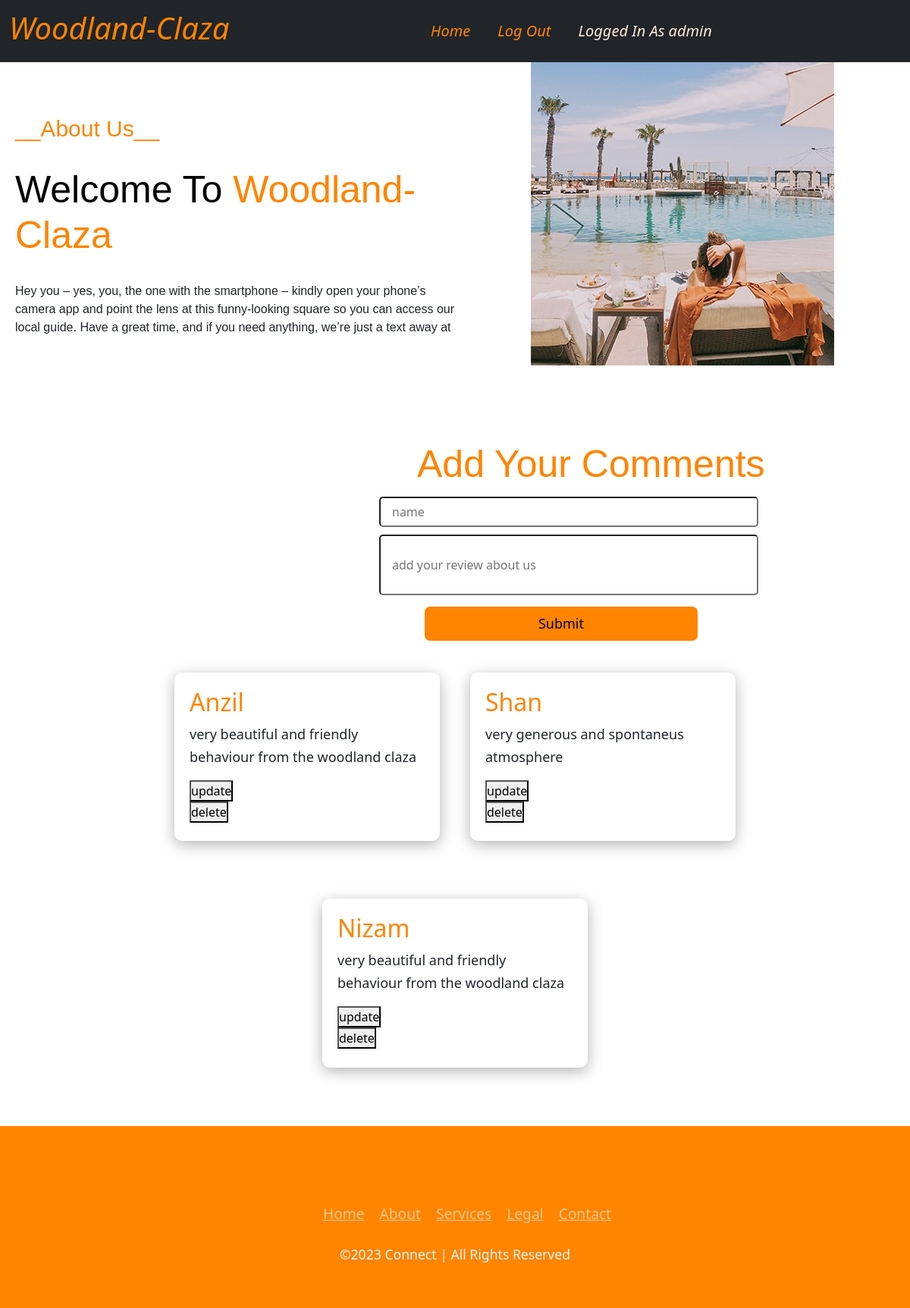
The app's page /cmnt (signed in) with its own data.
### hotelapp/models.py (models this page shows)
class Comment(models.Model):
    name = models.CharField(max_length=20)
    desc = models.CharField(max_length=100)

### hotelapp/views.py (the view)
# urls.py: path('cmnt',views.comments,name='comments'),
def comments(request):
    cmnt = Comment.objects.all()
    obj = {
        'cmnts':cmnt
    }
    if request.method=='POST':
        name = request.POST.get('name')
        desc = request.POST.get('comen')
        abc = Comment(name=name,desc=desc)
        abc.save()
    return render(request,'comments.html',obj)

### template/comments.html (shortened to what this page needs)
{% load static %}
<!DOCTYPE html>
<html lang="en">
<head>
    <link href="https://cdn.jsdelivr.net/npm/bootstrap@5.3.0-alpha3/dist/css/bootstrap.min.css" rel="stylesheet">
    <link rel="stylesheet" href="{% static 'index.css' %}">
    <link rel="stylesheet" href="{% static 'cmnts.css' %}">
</head>
<body>
    <section>
    <nav class="navbar navbar-expand-lg bg-dark">
        <div class="container-fluid">
          <a class="navbar-brand" href="#"><h1 class="head">Woodland-Claza</h1></a>
          <div class="collapse navbar-collapse" id="navbarNav" >
            <ul class="navbar-nav">
              {% if user.is_authenticated %}
              <li class="nav-item">
                <a class="nav-link" aria-current="page" href="{% url 'index' %}">Home</a>
              </li>
              <li class="nav-item">
                <a class="nav-link" href="{% url 'logout' %}">Log Out</a>
              </li>
              <li class="nav-item">
                <a class="nav-link" style="color: antiquewhite;" href="">Logged In As {{user.username}}</a>
              </li>
              {% endif %}
            </ul>
          </div>
        </div>
      </nav>
    </section>
<div class="aboutdiv">
  <div class="row-about">
    <div class="col-md-6">
      <div class="divpa">
        <h3>__About Us__</h3>
        <br>
        <h1><span style="color: black;">Welcome To</span> Woodland-Claza</h1>
        <br>
        <p>Hey you – yes, you, the one with the smartphone – kindly open your phone’s camera app and point the lens at this funny-looking square so you can access our local guide. Have a great time, and if you need anything, we’re just a text away at</p>
    </div>
    </div>
    <div class="col-md-6">
      <div class="imgdiv"><img src="{% static 'images/about-1.jpg' %}" alt=""></div>
      </div>
    </div>
  </div>
<div class="rwmain">
    <div class="rwhead"><h2>Add Your Comments</h2></div>
    <div class="rwstat">
      <form action="" method="post">
    <div class="rwname"><input type="text" placeholder="name"  name="name"></div>
    <div class="rwcomnt"><input type="text" placeholder="add your review about us" name="comen"></div>
    <div class="rwbtn"><button type="submit">Submit</button></div>
  </form>
</div>
 </div>
 <div class="container">
    <div class="products">
      {% for i in cmnts %}
      <div class="product" style="height: 40%;">
        <div class="nameprice">
          <h3>{{i.name}}</h3>
        </div>
        <p>{{i.desc}}</p>
        <a href="{% url 'update' i.id  %}"><button type="submit">update</button></a>
        <a href="{% url 'delete' i.id  %}"><button type="submit">delete</button></a>
      </div>
      {% endfor %}
    </div>
   </div>
    <div class="footerbody ">
      <footer class="pb-5 pt-5">
        <ul class="socialicon">
          <li><a href="#"></a></li>
          <li><a href="#"></a></li>
          <li><a href="#"></a></li>
          <li><a href="#"></a></li>
        </ul>
        <ul class="menu">
          <li><a href="#">Home</a></li>
          <li><a href="#">About</a></li>
          <li><a href="#">Services</a></li>
          <li><a href="#">Legal</a></li>
          <li><a href="#">Contact</a></li>
        </ul>
        <p>©2023 Connect | All Rights Reserved </p>
      </footer>
    </div>
</body>
</html>

### static/index.css (style rules this page uses)
* { margin: 0; padding: 0; }
.head { color: #FF8400; font-style: oblique; }
.collapse { display: flex; justify-content: center; }
.navbar-nav { font-size: 20px; }
.navbar-nav li a { color: #FF8400; font-style: italic; }
.navbar-nav li { margin: 10px; }
.row-about { width: 100%; display: flex; }
.col-md-6 { height: 500px; width: 50%; display: flex; justify-content: center; }
.divpa { height: 300px; margin-top: 70px; margin-left: 20px; }
.divpa h3 { color: #FF8400; font-family: 'Gill Sans', 'Gill Sans MT', Calibri, 'Trebuchet MS', sans-serif; font-size: 30px; }
.divpa h1 { color: #FF8400; font-family: 'Gill Sans', 'Gill Sans MT', Calibri, 'Trebuchet MS', sans-serif; font-size: 50px; }
.divpa p { font-weight: 400; font-family: 'Gill Sans', 'Gill Sans MT', Calibri, 'Trebuchet MS', sans-serif; }
.container { width: 80vw; height: 80vh; display: flex; flex-direction: column; justify-content: space-around; }
.products { width: 100%; height: 87%; display: flex; justify-content: center; flex-wrap: wrap; gap: 40px; }
.product { position: relative; width: 350px; height: 100%; box-shadow: 0 5px 20px rgba(0,0,0,.3); display: flex; flex-direction: column; justify-content: space-between; padding: 20px 20px 40px; border-radius: 10px; transition: .3s; }
.nameprice { width: 100%; display: flex; justify-content: space-between; }
.nameprice h3 { font-size: 2em; text-transform: capitalize; color: #FF8400; }
.product p { font-size: 18px; line-height: 30px; }
.footerbody { display: flex; justify-content: flex-end; align-items: flex-end; min-height: 20vh; }
footer { position: relative; width: 100%; background-image: linear-gradient(to right,#FF8400,#FF8400); min-height: 100px; padding: 20px 50px; display: flex; justify-content: center; align-items: center; flex-direction: column; }
footer .socialicon, footer .menu { position: relative; display: flex; justify-content: center; align-items: center; margin: 10px 0; flex-wrap: wrap; }
footer .socialicon li, footer .menu li { list-style: none; }
footer .menu li a { font-size: 1.2em; color: white; margin: 0 10px; display: inline-block; opacity: 0.55; }
footer p { color: whitesmoke; text-align: center; margin-top: 15px; margin-bottom: 10px; font-size: 1.1em; }

### static/cmnts.css (style rules this page uses)
.rwhead { margin-left: 550px; }
.rwhead h2 { font-size: 50px; color: #FF8400; font-family: 'Gill Sans', 'Gill Sans MT', Calibri, 'Trebuchet MS', sans-serif; }
.rwstat { margin-left: 500px; }
.rwname input { height: 40px; width: 500px; outline: none; border-radius: 5px; padding-left: 15px; font-size: 16px; margin-bottom: 5px; margin-top: 5px; }
.rwcomnt input { height: 80px; width: 500px; outline: none; border-radius: 5px; padding-left: 15px; font-size: 16px; margin-bottom: 5px; margin-top: 5px; }
.rwbtn { margin-left: 60px; }
.rwbtn button { background-color: #FF8400; width: 360px; height: 45px; margin-top: 10px; border-radius: 7px; border: none; font-size: 18px; text-transform: capitalize; cursor: pointer; transition: .5s; }

### records on screen
Comment: name "Anzil", desc "very beautiful and friendly behaviour from the woodland claza"
Comment: name "Shan", desc "very generous and spontaneus atmosphere"
Comment: name "Nizam", desc "very beautiful and friendly behaviour from the woodland claza"

### other values on screen
{{ user.username }} "admin"
